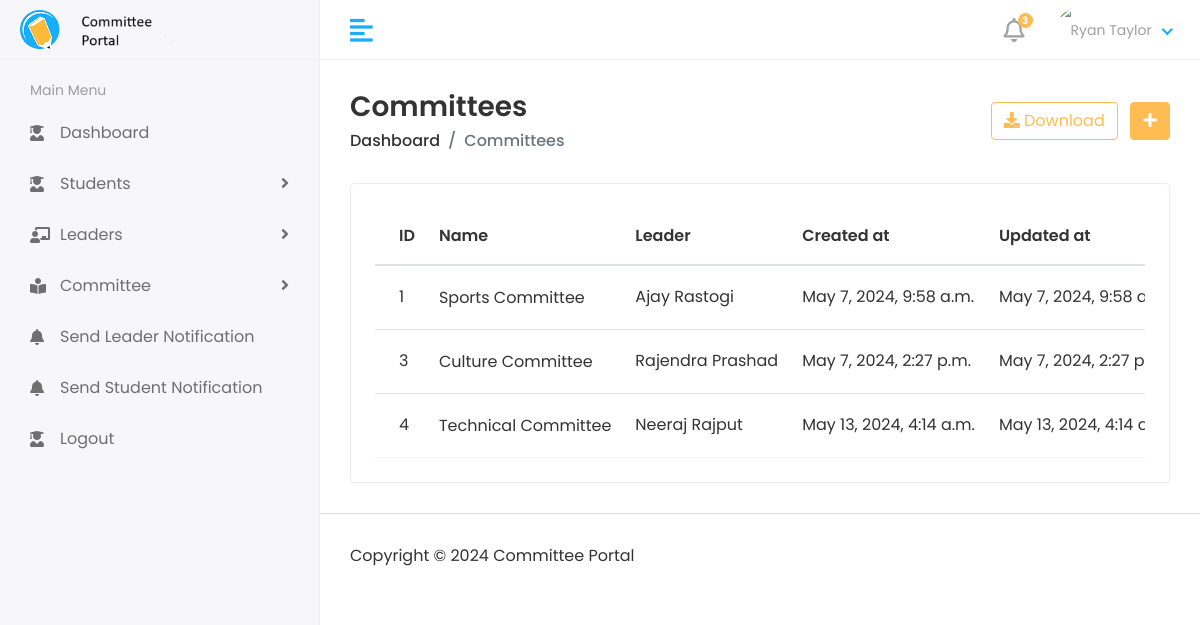
Page /Hod/Committee/View on the committed database.
### app/models.py (models this page shows, shortened)
class Committee(models.Model):
    name = models.CharField(max_length=100)
    description = models.TextField()
    leader = models.ForeignKey(Leader, on_delete=models.CASCADE)
    created_at = models.DateTimeField(auto_now_add=True)
    updated_at = models.DateTimeField(auto_now=True)

class Leader(models.Model):
    admin = models.OneToOneField(CustomUser, on_delete=models.CASCADE)
    address = models.TextField()
    gender = models.CharField(max_length=100)
    created_at = models.DateTimeField(auto_now_add=True)
    updated_at = models.DateTimeField(auto_now=True)

class CustomUser(AbstractUser):
    USER = [
        (1, 'HOD'),
        (2, 'Leader'),
        (3, 'Student'),
    ]
    user_type = models.CharField(choices=USER, max_length=50, default=1)
    profile_pic = models.ImageField(upload_to='media/profile_pics')

### managementSystem/hod_views.py (the view)
# urls.py: path('Hod/Committee/View', hod_views.view_committee, name='view_committee'),
def view_committee(request):
    committees = Committee.objects.all()
    context = {
        'committees': committees
    }
    return render(request, "hod/view_committee.html", context)

### templates/hod/view_committee.html (shortened to what this page needs)
<!DOCTYPE html>
<html lang="en">
{% load static %}
<head>
    <link rel="stylesheet" href="{% static 'assets/plugins/bootstrap/css/bootstrap.min.css' %}">
    <link rel="stylesheet" href="{% static 'assets/plugins/fontawesome/css/fontawesome.min.css' %}">
    <link rel="stylesheet" href="{% static 'assets/plugins/fontawesome/css/all.min.css' %}">
    <link rel="stylesheet" href="{% static 'assets/css/style.css' %}">
</head>
<body>
<div class="main-wrapper">
    <div class="header">
        <div class="header-left">
            <a href="#" class="logo">
                <img src="{% static 'assets/img/logo.png' %}" alt="Logo">
            </a>
        </div>
        <a href="javascript:void(0);" id="toggle_btn">
            <i class="fas fa-align-left"></i>
        </a>
        <ul class="nav user-menu">
            <li class="nav-item dropdown noti-dropdown">
                <a href="#" class="dropdown-toggle nav-link" data-toggle="dropdown">
                    <i class="far fa-bell"></i> <span class="badge badge-pill">3</span>
                </a>
            </li>
            <li class="nav-item dropdown has-arrow">
                <a href="#" class="dropdown-toggle nav-link" data-toggle="dropdown">
                    <span class="user-img"><img class="rounded-circle"
                                                src="/{{ user.profile_pic }}"
                                                width="31" alt="Ryan Taylor"></span>
                </a>
            </li>
        </ul>
    </div>
    <div class="sidebar" id="sidebar">
        <div class="sidebar-inner slimscroll">
            <div id="sidebar-menu" class="sidebar-menu">
                <ul>
                    <li class="menu-title">
                        <span>Main Menu</span>
                    </li>
                    <li>
                        <a href="{% url 'hod_home' %}"><i class="fas fa-user-graduate"></i> <span> Dashboard</span></a>
                    </li>
                    <li class="submenu">
                        <a href="#"><i class="fas fa-user-graduate"></i> <span> Students</span> <span
                                class="menu-arrow"></span></a>
                    </li>
                    <li class="submenu">
                        <a href="#"><i class="fas fa-chalkboard-teacher"></i> <span> Leaders</span> <span
                                class="menu-arrow"></span></a>
                    </li>
                    <li class="submenu">
                        <a href="#"><i class="fas fa-book-reader"></i> <span>Committee</span> <span
                                class="menu-arrow"></span></a>
                    </li>
                    <li>
                        <a href="{% url 'send_leader_notification' %}"><i class="fa fa-bell"></i> <span> Send Leader Notification</span></a>
                    </li>
                    <li>
                        <a href="#"><i class="fa fa-bell"></i> <span>Send Student Notification</span></a>
                    </li>
                    <li>
                        <a href="#"><i class="fas fa-user-graduate"></i> <span> Logout</span></a>
                    </li>
                </ul>
            </div>
        </div>
    </div>
    <div class="page-wrapper">
        <div class="content container-fluid">
            <div class="page-header">
                <div class="row align-items-center">
                    <div class="col">
                        <h3 class="page-title">Committees</h3>
                        <ul class="breadcrumb">
                            <li class="breadcrumb-item"><a href="{% url 'hod_home' %}">Dashboard</a></li>
                            <li class="breadcrumb-item active">Committees</li>
                        </ul>
                    </div>
                    <div class="col-auto text-right float-right ml-auto">
                        <a href="#" class="btn btn-outline-primary mr-2"><i class="fas fa-download"></i> Download</a>
                        <a href="add-student.html" class="btn btn-primary"><i class="fas fa-plus"></i></a>
                    </div>
                </div>
            </div>
            <div class="row">
                <div class="col-sm-12">
                    <div class="card card-table">
                        <div class="card-body">
                            <div class="table-responsive">
                                <table class="table table-hover table-center mb-0 datatable">
                                    <thead>
                                    <tr>
                                        <th>ID</th>
                                        <th>Name</th>
                                        <th>Leader</th>
                                        <th>Created at</th>
                                        <th>Updated at</th>
                                    </tr>
                                    </thead>
                                    <tbody>
                                    {% for i in committees %}
                                        <tr>
                                            <td>{{ i.id }}</td>
                                            <td>
                                                <h2 class="table-avatar">
                                                    <a href="#">{{ i.name }} Committee</a>
                                                </h2>
                                            </td>
                                            <td>{{ i.leader.admin.first_name }} {{ i.leader.admin.last_name }}</td>
                                            <td>{{ i.created_at }}</td>
                                            <td>{{ i.updated_at }}</td>
                                        </tr>
                                    {% endfor %}
                                    </tbody>
                                </table>
                            </div>
                        </div>
                    </div>
                </div>
            </div>
        </div>
        <footer>
            <p>Copyright © 2024 Committee Portal</p>
        </footer>
    </div>
</div>
</body>
</html>

### rows in the picture
Committee: id "1", name "Sports", leader.admin.first_name "Ajay", leader.admin.last_name "Rastogi", created_at "May 7, 2024, 9:58 a.m.", updated_at "May 7, 2024, 9:58…"
Committee: id "3", name "Culture", leader.admin.first_name "Rajendra", leader.admin.last_name "Prashad", created_at "May 7, 2024, 2:27 p.m.", updated_at "May 7, 2024, 2:27…"
Committee: id "4", name "Technical", leader.admin.first_name "Neeraj", leader.admin.last_name "Rajput", created_at "May 13, 2024, 4:14 a.m.", updated_at "May 13, 2024, 4:14…"
